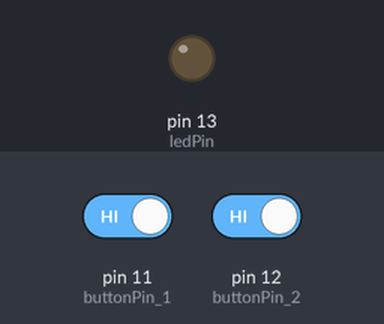
The sketch below on a simulated Arduino Uno, built with avr-gcc and run on an emulated ATmega328P. On the bench: output pins drawn as LEDs (lit = HIGH). The test bench sets the inputs (shaded band); at power-on: pin 11 (buttonPin_1) HIGH, pin 12 (buttonPin_2) HIGH.

Above: at 1.2 s.
1.3 s: pin 11 (buttonPin_1) driven LOW and pin 12 (buttonPin_2) driven LOW
At 2.2 s:
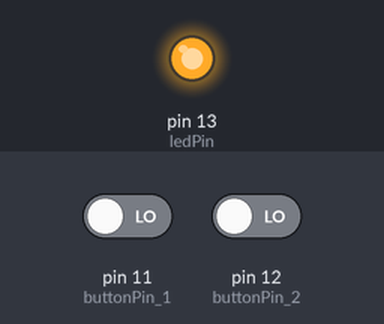
2.8 s: pin 11 (buttonPin_1) driven HIGH
At 3.4 s:
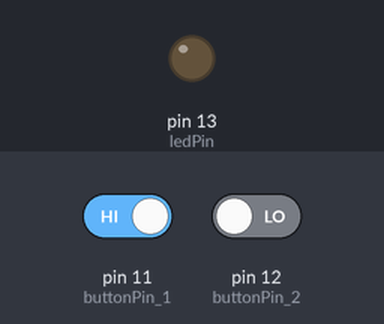
4.3 s: pin 11 (buttonPin_1) driven LOW
At 5.7 s:
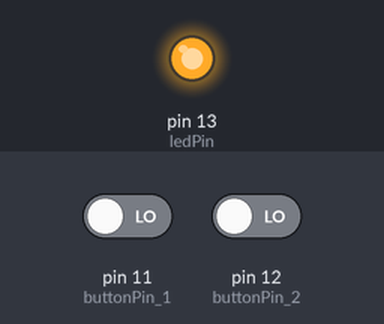
Timing chart, 0 to 7.3 s (numbered marks = the images above; inputs shaded):
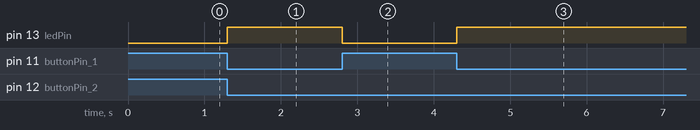

The sketch:

LedButton.ino
```cpp
// Pin Configration
const int buttonPin_1 = 11;     // the number of the pushbutton pin-01
const int buttonPin_2 = 12;     // the number of the pushbutton pin-02
const int ledPin =  13;      // the number of the LED pin

// variables will change:
int buttonState_01 = 0;         // variable for reading the pushbutton status
int buttonState_02 = 0;         // variable for reading the pushbutton status

void setup(void)
{
    // initialize the LED pin as an output:
    pinMode(ledPin, OUTPUT);
    // initialize the pushbutton pin as an input:
    pinMode(buttonPin_1, INPUT);
    pinMode(buttonPin_2, INPUT);
}

void loop(void)
{
    // read the state of the pushbutton value:
    buttonState_01 = digitalRead(buttonPin_1);
    buttonState_02 = digitalRead(buttonPin_2);

    // check if the pushbutton is pressed. If it is, the buttonState is HIGH:
    if (buttonState_01 == LOW && buttonState_02 == LOW){
        // turn LED on:
        digitalWrite(ledPin, HIGH);
    }
    else{
        // turn LED off:
        digitalWrite(ledPin, LOW);
    }
}
```

Measured:
- after the input at 1.3 s, pin 13 (ledPin): LOW → HIGH at once
- after the input at 2.8 s, pin 13 (ledPin): HIGH → LOW at once
- after the input at 4.3 s, pin 13 (ledPin): LOW → HIGH at once
